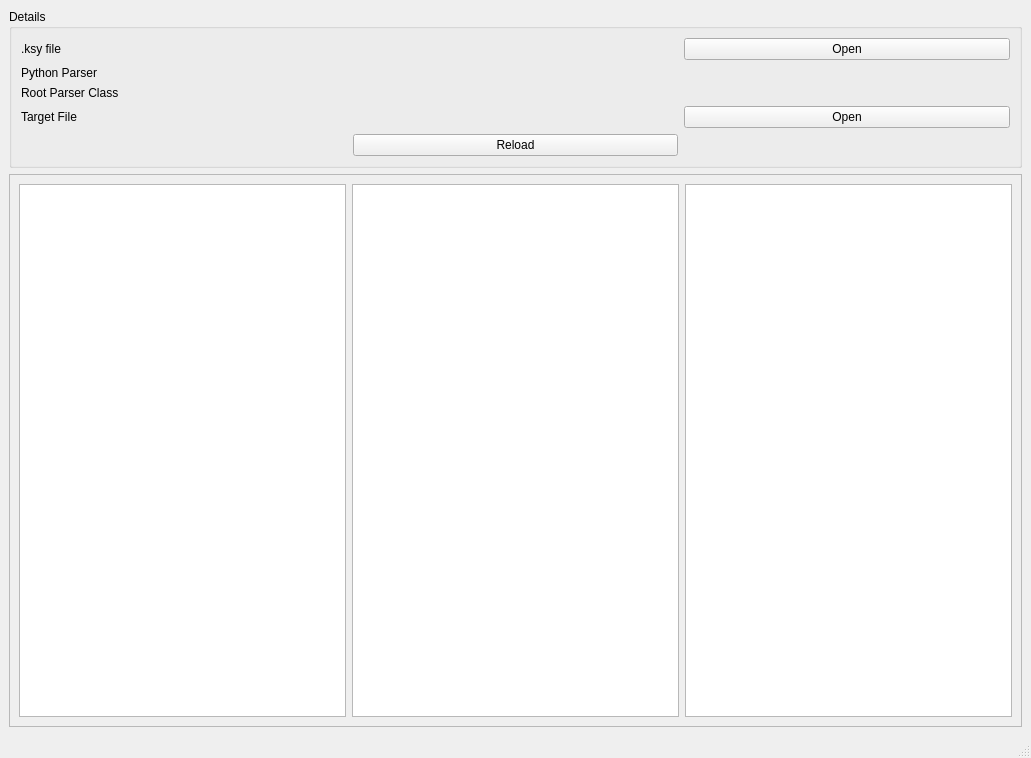
<?xml version="1.0" encoding="UTF-8"?>
<ui version="4.0">
 <class>PksWindow</class>
 <widget class="QMainWindow" name="PksWindow">
  <property name="geometry">
   <rect>
    <x>0</x>
    <y>0</y>
    <width>1031</width>
    <height>758</height>
   </rect>
  </property>
  <property name="windowTitle">
   <string>PyKaitai Viewer</string>
  </property>
  <widget class="QWidget" name="centralwidget">
   <layout class="QVBoxLayout" name="verticalLayout">
    <item>
     <widget class="QGroupBox" name="groupBox">
      <property name="title">
       <string>Details</string>
      </property>
      <layout class="QGridLayout" name="gridLayout">
       <item row="3" column="2">
        <widget class="QLabel" name="target_file_label">
         <property name="text">
          <string/>
         </property>
        </widget>
       </item>
       <item row="4" column="2">
        <widget class="QPushButton" name="reloadButton">
         <property name="text">
          <string>Reload</string>
         </property>
        </widget>
       </item>
       <item row="0" column="2">
        <widget class="QLabel" name="ksy_filename_value_label">
         <property name="text">
          <string/>
         </property>
        </widget>
       </item>
       <item row="3" column="3">
        <widget class="QPushButton" name="targetFileButton">
         <property name="text">
          <string>Open</string>
         </property>
        </widget>
       </item>
       <item row="3" column="0">
        <widget class="QLabel" name="label_2">
         <property name="text">
          <string>Target File</string>
         </property>
        </widget>
       </item>
       <item row="0" column="0">
        <widget class="QLabel" name="ksy_filename_label">
         <property name="text">
          <string>.ksy file</string>
         </property>
        </widget>
       </item>
       <item row="0" column="3">
        <widget class="QPushButton" name="ksyFileButton">
         <property name="text">
          <string>Open</string>
         </property>
        </widget>
       </item>
       <item row="1" column="2">
        <widget class="QLabel" name="parser_file_name">
         <property name="text">
          <string/>
         </property>
        </widget>
       </item>
       <item row="1" column="0">
        <widget class="QLabel" name="label">
         <property name="text">
          <string>Python Parser</string>
         </property>
        </widget>
       </item>
       <item row="2" column="0">
        <widget class="QLabel" name="label_3">
         <property name="text">
          <string>Root Parser Class</string>
         </property>
        </widget>
       </item>
       <item row="2" column="2">
        <widget class="QLabel" name="root_parser_class_label">
         <property name="text">
          <string/>
         </property>
        </widget>
       </item>
      </layout>
     </widget>
    </item>
    <item>
     <widget class="QFrame" name="frame">
      <property name="frameShape">
       <enum>QFrame::StyledPanel</enum>
      </property>
      <property name="frameShadow">
       <enum>QFrame::Raised</enum>
      </property>
      <layout class="QHBoxLayout" name="horizontalLayout">
       <item>
        <widget class="QPlainTextEdit" name="ksy_editor">
         <property name="font">
          <font>
           <family>DejaVu Sans Mono</family>
           <pointsize>10</pointsize>
           <weight>50</weight>
           <bold>false</bold>
          </font>
         </property>
        </widget>
       </item>
       <item>
        <widget class="QTreeWidget" name="data_tree">
         <property name="font">
          <font>
           <family>DejaVu Sans Mono</family>
           <pointsize>10</pointsize>
          </font>
         </property>
         <attribute name="headerVisible">
          <bool>false</bool>
         </attribute>
         <column>
          <property name="text">
           <string>Data</string>
          </property>
         </column>
        </widget>
       </item>
       <item>
        <widget class="QTextBrowser" name="file_display">
         <property name="font">
          <font>
           <family>DejaVu Sans Mono</family>
           <pointsize>10</pointsize>
          </font>
         </property>
        </widget>
       </item>
      </layout>
     </widget>
    </item>
   </layout>
  </widget>
  <widget class="QMenuBar" name="menubar">
   <property name="geometry">
    <rect>
     <x>0</x>
     <y>0</y>
     <width>1031</width>
     <height>21</height>
    </rect>
   </property>
  </widget>
  <widget class="QStatusBar" name="statusbar"/>
 </widget>
 <resources/>
 <connections/>
</ui>
